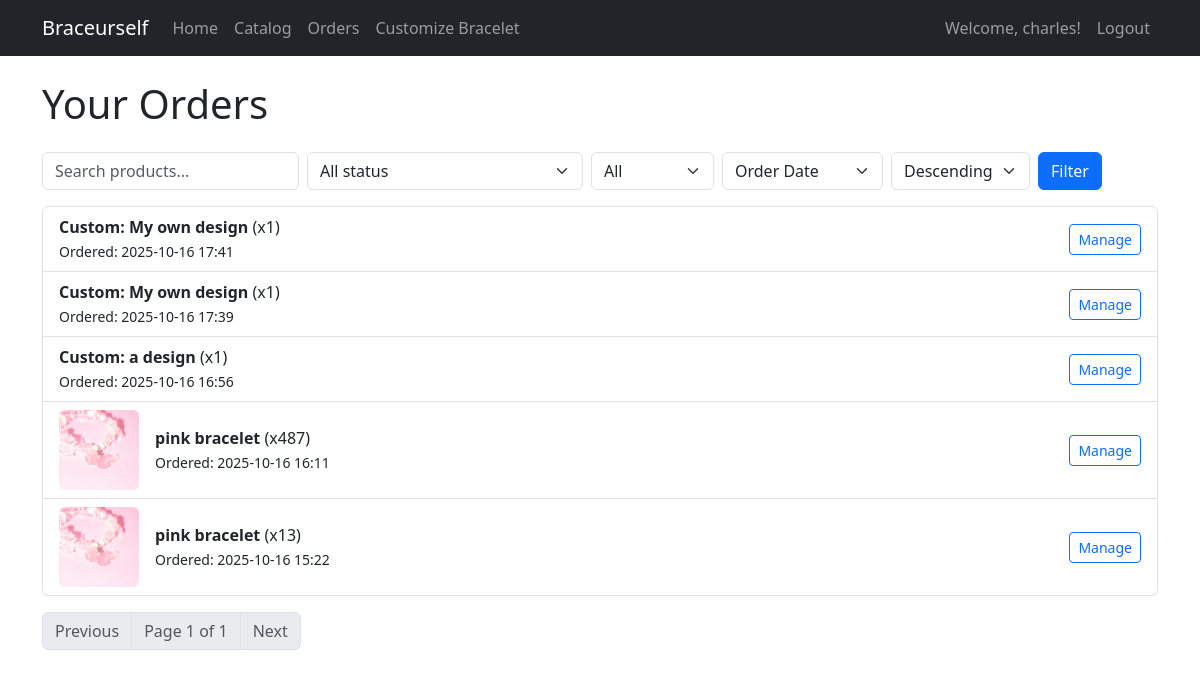
Page /orders/ (signed in) on the committed database.
### shop/models.py (models this page shows, shortened)
class Order(models.Model):
    STATUS_CHOICES = [
        ('waiting', 'Waiting for Payment'),
        ('pending', 'Pending Creation'),
        ('created', 'Finished Creating the Bracelet'),
        ('delivering', 'Bracelet is Being Delivered'),
        ('delivered', 'Bracelet Delivered'),
    ]
    PAYMENT_CHOICES = [
        ('gcash', 'GCash'),
        ('maya', 'Maya'),
    ]
    customer = models.ForeignKey(User, on_delete=models.CASCADE)
    product = models.ForeignKey(Product, on_delete=models.CASCADE)
    quantity = models.PositiveIntegerField()
    payment_type = models.CharField(max_length=20, choices=PAYMENT_CHOICES)
    status = models.CharField(max_length=20, choices=STATUS_CHOICES, default='waiting')
    created_at = models.DateTimeField(auto_now_add=True)
    delivered_at = models.DateTimeField(blank=True, null=True)
    done = models.BooleanField(default=False)
    cancelled = models.BooleanField(default=False)
    cancel_reason = models.TextField(blank=True, null=True)

class Product(models.Model):
    name = models.CharField(max_length=100)
    price = models.DecimalField(max_digits=8, decimal_places=2)
    image = models.ImageField(upload_to='product_images/')
    created_by = models.ForeignKey(SellerProfile, on_delete=models.CASCADE)
    stock = models.PositiveIntegerField(default=0)
    created_at = models.DateTimeField(auto_now_add=True, null=True, blank=True)

### shop/views.py (the view, shortened to what this page needs)
# urls.py: path('orders/', views.order_list, name='order_list'),
def order_list(request):
    if not request.user.is_authenticated or hasattr(request.user, 'sellerprofile'):
        return redirect('login')
    qs = Order.objects.filter(customer=request.user)
    status = request.GET.get('status', '')
    cancelled = request.GET.get('cancelled', '')  # 'yes' / 'no' / ''
    sort_by = request.GET.get('sort_by', 'created_at')
    sort_dir = request.GET.get('sort_dir', 'desc')
    search = request.GET.get('search', '').strip()
    if status:
        qs = qs.filter(status=status)
    if cancelled == 'yes':
        qs = qs.filter(cancelled=True)
    elif cancelled == 'no':
        qs = qs.filter(cancelled=False)
    if search:
        qs = qs.filter(product__name__icontains=search)
    allowed_order_fields = {'created_at', 'delivered_at'}
    if sort_by not in allowed_order_fields:
        sort_by = 'created_at'
    order_field = sort_by if sort_dir == 'asc' else f"-{sort_by}"
    qs = qs.order_by(order_field)
    paginator = Paginator(qs, 10)
    page_number = request.GET.get('page')
    page_obj = paginator.get_page(page_number)
    msg_forms = {order.id: OrderMessageForm() for order in page_obj.object_list}
    return render(request, 'shop/order_list.html', {
        'page_obj': page_obj,
        'msg_forms': msg_forms,
        'filters': {
            'status': status,
            'cancelled': cancelled,
            'sort_by': sort_by,
            'sort_dir': sort_dir,
            'search': search,
        },
        'status_choices': Order.STATUS_CHOICES,
    })

### shop/templates/shop/order_list.html (shortened to what this page needs)
{% extends 'shop/base.html' %}
{% load dict_get %}
{% block content %}
<h1 class="mb-4">Your Orders</h1>
<form method="get" class="row g-2 mb-3">
	<div class="col-auto">
		<input type="search" name="search" class="form-control" placeholder="Search products..." value="{{ filters.search }}">
	</div>
	<div class="col-auto">
		<select name="status" class="form-select">
			<option value="">All status</option>
		</select>
	</div>
	<div class="col-auto">
		<select name="cancelled" class="form-select">
			<option value="">All</option>
		</select>
	</div>
	<div class="col-auto">
		<select name="sort_by" class="form-select">
			<option value="created_at" {% if filters.sort_by == 'created_at' %}selected{% endif %}>Order Date</option>
		</select>
	</div>
	<div class="col-auto">
		<select name="sort_dir" class="form-select">
			<option value="desc" {% if filters.sort_dir == 'desc' %}selected{% endif %}>Descending</option>
		</select>
	</div>
	<div class="col-auto">
		<button class="btn btn-primary">Filter</button>
	</div>
</form>
{% if page_obj.object_list %}
	<div class="list-group">
		{% for order in page_obj.object_list %}
			<div class="list-group-item">
				<div class="row align-items-center">
					<div class="col-md-8 d-flex align-items-center">
						{% if order.product.image %}
							<img src="{{ order.product.image.url }}" alt="{{ order.product.name }}" style="width:80px;height:80px;object-fit:cover;" class="me-3 rounded">
						{% endif %}
						<div>
							<strong>{{ order.product.name }}</strong> (x{{ order.quantity }})<br>
							<small>Ordered: {{ order.created_at|date:"Y-m-d H:i" }}{% if order.delivered_at %} • Delivered: {{ order.delivered_at|date:"Y-m-d H:i" }}{% endif %}</small>
						</div>
					</div>
					<div class="col-md-4 text-end">
						<a href="{% url 'customer_manage_order' order.id %}" class="btn btn-sm btn-outline-primary">Manage</a>
					</div>
				</div>
			</div>
		{% endfor %}
	</div>
	<nav class="mt-3">
		<ul class="pagination">
			{% if page_obj.has_previous %}
				<li class="page-item"><a class="page-link" href="?{% for k,v in request.GET.items %}{% if k != 'page' %}{{ k }}={{ v|urlencode }}&{% endif %}{% endfor %}page={{ page_obj.previous_page_number }}">Previous</a></li>
			{% else %}
				<li class="page-item disabled"><span class="page-link">Previous</span></li>
			{% endif %}
			<li class="page-item disabled"><span class="page-link">Page {{ page_obj.number }} of {{ page_obj.paginator.num_pages }}</span></li>
			{% if page_obj.has_next %}
				<li class="page-item"><a class="page-link" href="?{% for k,v in request.GET.items %}{% if k != 'page' %}{{ k }}={{ v|urlencode }}&{% endif %}{% endfor %}page={{ page_obj.next_page_number }}">Next</a></li>
			{% else %}
				<li class="page-item disabled"><span class="page-link">Next</span></li>
			{% endif %}
		</ul>
	</nav>
{% else %}
	<p>No orders yet.</p>
{% endif %}
{% endblock %}

### shop/templates/shop/base.html (shortened to what this page needs)
<!DOCTYPE html>
<html lang="en">
<head>
    <link href="https://cdn.jsdelivr.net/npm/bootstrap@5.3.3/dist/css/bootstrap.min.css" rel="stylesheet">
</head>
<body>
    <nav class="navbar navbar-expand-lg navbar-dark bg-dark mb-4">
        <div class="container">
            <a class="navbar-brand" href="{% url 'home' %}">Braceurself</a>
            <div class="collapse navbar-collapse">
                <ul class="navbar-nav me-auto mb-2 mb-lg-0">
                    <li class="nav-item"><a class="nav-link" href="{% url 'home' %}">Home</a></li>
                    <li class="nav-item"><a class="nav-link" href="{% url 'catalog' %}">Catalog</a></li>
                    {% if user.is_authenticated and not user.sellerprofile %}
                        <li class="nav-item"><a class="nav-link" href="{% url 'order_list' %}">Orders</a></li>
                        <li class="nav-item"><a class="nav-link" href="{% url 'customize_bracelet' %}">Customize Bracelet</a></li>
                    {% endif %}
                </ul>
                <ul class="navbar-nav ms-auto mb-2 mb-lg-0">
                    {% if user.is_authenticated %}
                        {% if user.sellerprofile %}
                            <li class="nav-item">
                                <a class="nav-link text-warning" href="#"
                                   tabindex="-1">Seller: {{ user.username }}</a>
                            </li>
                        {% else %}
                            <li class="nav-item">
                                <a class="nav-link" href="#" tabindex="-1">Welcome, {{ user.username }}!</a>
                            </li>
                        {% endif %}
                        <li class="nav-item"><a class="nav-link" href="{% url 'logout' %}">Logout</a></li>
                    {% else %}
                        <li class="nav-item"><a class="nav-link" href="{% url 'login' %}">Login</a></li>
                        <li class="nav-item"><a class="nav-link" href="{% url 'register' %}">Register</a></li>
                    {% endif %}
                </ul>
            </div>
        </div>
    </nav>
    <div class="container">
        {% block content %}{% endblock %}
    </div>
</body>
</html>

### rows in the picture
Order: product.name "Custom: My own design", quantity "1", created_at "2025-10-16 17:41"
Order: product.name "Custom: My own design", quantity "1", created_at "2025-10-16 17:39"
Order: product.name "Custom: a design", quantity "1", created_at "2025-10-16 16:56"
Order: product.image (picture), product.name "pink bracelet", quantity "487", created_at "2025-10-16 16:11"
Order: product.image (picture), product.name "pink bracelet", quantity "13", created_at "2025-10-16 15:22"

### other values in the picture
{{ user.username }} "charles"
{{ page_obj.number }} "1"
{{ page_obj.paginator.num_pages }} "1"
